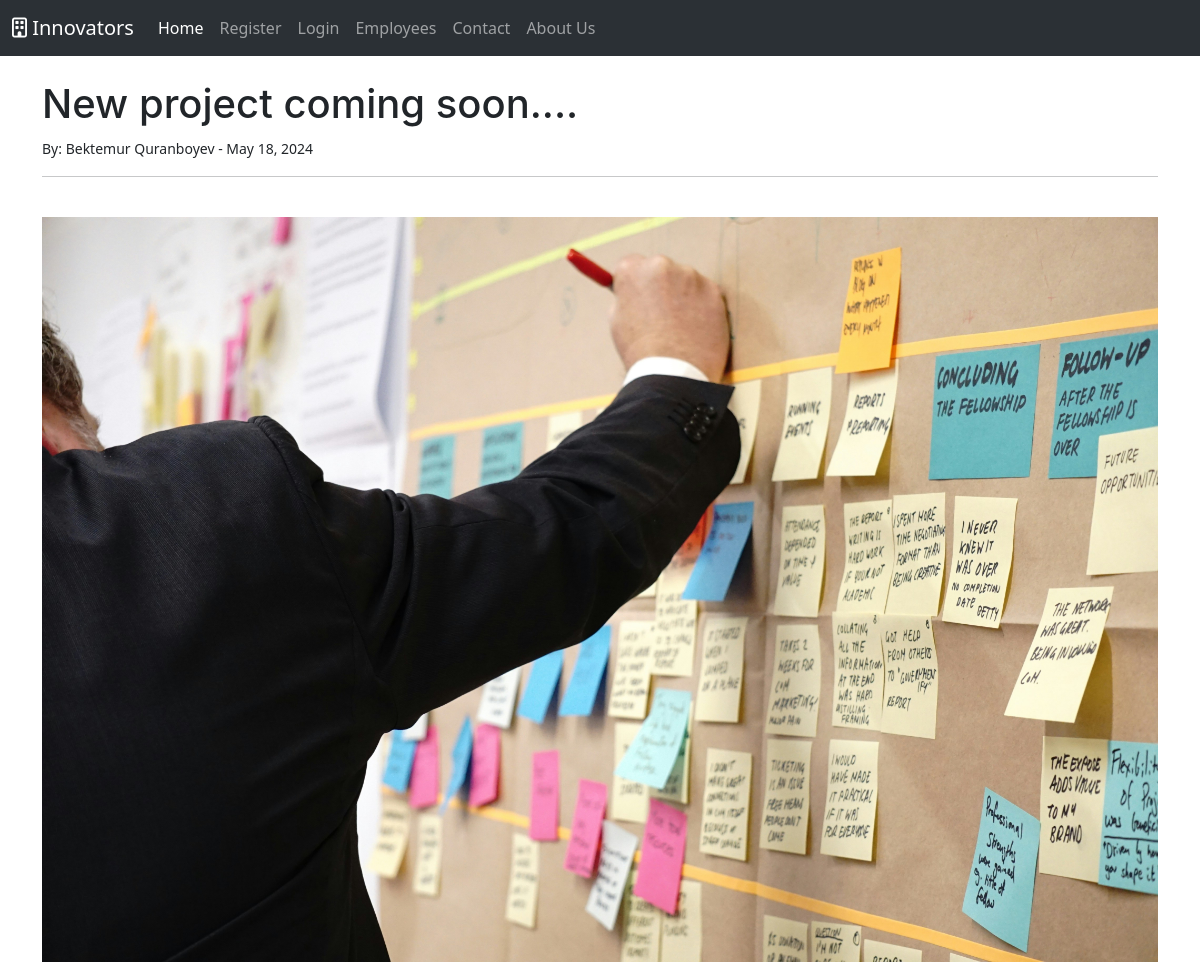
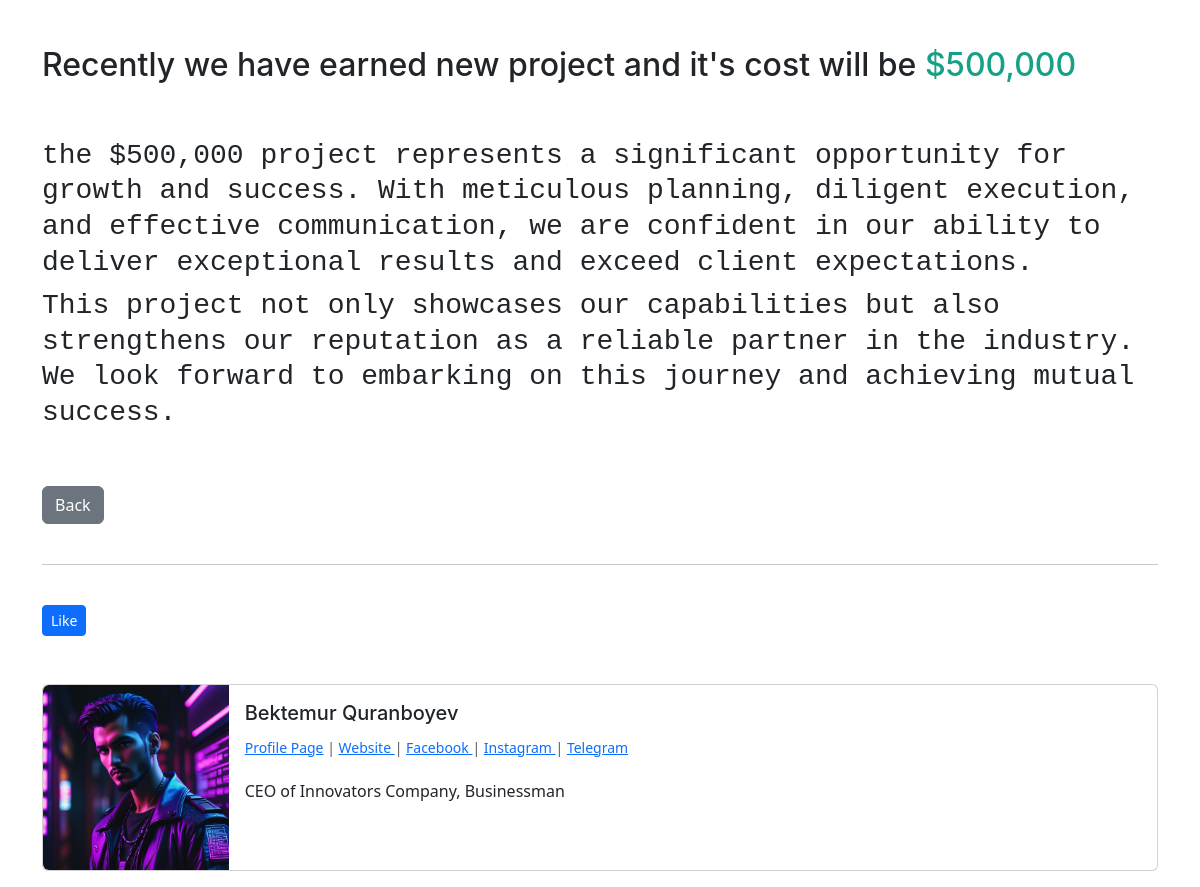
Page /post/44 on the committed database (2 pictures, top to bottom).
### theblog/models.py (models this page shows, shortened)
class Post(models.Model):
    title = models.CharField(max_length=255)
    header_image = models.ImageField(null=True, blank=True, upload_to="images/")
    title_tag = models.CharField(max_length=255)
    author = models.ForeignKey(User, on_delete=models.CASCADE)
    body = RichTextField(blank=True, null=True)
    post_date = models.DateField(auto_now_add=True)
    category = models.CharField(max_length=255, default='content')
    snippet = models.CharField(max_length=255)
    likes = models.ManyToManyField(User, related_name='blog_posts')

class Profile(models.Model):
     user = models.OneToOneField(User, null=True, on_delete=models.CASCADE)
     bio = models.TextField()
     profile_pic = models.ImageField(null=True, blank=True, upload_to="images/profile")
     website_url = models.CharField(max_length=255, null=True, blank=True)
     facebook_url = models.CharField(max_length=255, null=True, blank=True)
     instagram_url = models.CharField(max_length=255, null=True, blank=True)
     telegram_url = models.CharField(max_length=255, null=True, blank=True)

### theblog/views.py (the view)
# urls.py: path('post/<int:pk>', PostDetailView.as_view(), name='post-detail'),
class PostDetailView(DetailView):
    model = Post
    template_name = 'post_detail.html'

### theblog/templates/post_detail.html (shortened to what this page needs)
{% extends 'base.html' %}
{% load static %}
{% block content %}
<h1>{{ post.title }}</h1>
<small>By:
  {{ post.author.first_name}}
  {{ post.author.last_name}} -
  {{ post.post_date}}
</small><br />
<hr>
<br />
{% if post.header_image %}
<img src="{{ post.header_image.url }}" style="max-width: 100%; height: auto; display: block; margin: 0 auto;">
<br></br>
{% endif %}
{{post.body|safe }}
<br><br />
<a href="{% url 'home' %}" class="btn btn-secondary">Back</a>
<br></br>
<hr>
<br/>
<form action="{% url 'like_post' post.pk %}" method="POST">
  {% if liked %}
  <button type="submit" , name="post_id" , value="{{ post.id }}" , class="btn btn-danger btn-sm">Unlike</button>
  {% else %}
  <button type="submit" , name="post_id" , value="{{ post.id }}" , class="btn btn-primary btn-sm">Like</button>
  {% endif %}
</form>
<br> <br>
<div class="card mb-3">
  <div class="row g-0">
    <div class="col-md-2">
      {% if post.author.profile.profile_pic %}
      <img src="{{ post.author.profile.profile_pic.url }}" class="img-fluid rounded-start">
      {% else %}
      <img src="{% static 'theblog/images/defualt_profile_pic.png'  %}" class="img-fluid rounded-start">
      {% endif %}
    </div>
    <div class="col-md-10">
      <div class="card-body">
        <h5 class="card-title">
          {{ post.author.first_name}}
          {{ post.author.last_name}}
        </h5>
        <p class="card-text"><small class="text-body-secondary">
          {%  if post.author.profile.id %}
           <a href="{% url 'show_profile_page' post.author.profile.id %}">Profile Page</a>
           {% endif %}
          {% if post.author.profile.website_url %}
           | <a href="{{ post.author.profile.website_url}}"> Website </a>
            {% endif %}
            {% if post.author.profile.facebook_url %}
           | <a href="{{ post.author.profile.facebook_url}}"> Facebook </a>
            {% endif %}
            {% if post.author.profile.instagram_url %}
           | <a href="{{ post.author.profile.instagram_url}}"> Instagram </a>
            {% endif %}
            {% if post.author.profile.telegram_url %}
           | <a href="{{ post.author.profile.telegram_url}}"> Telegram </a>
            {% endif %}
          </small></p>
        <p class="card-text">{{ post.author.profile.bio}}</p>
      </div>
    </div>
  </div>
</div>
{% endblock %}

### theblog/templates/base.html (shortened to what this page needs)
<!doctype html>
<html lang="en">
<head>
    {% load static %}
     <link rel="stylesheet" type="text/css" href="{% static 'theblog/css/styles.css' %}">
  <link href="https://cdn.jsdelivr.net/npm/bootstrap@5.3.3/dist/css/bootstrap.min.css" rel="stylesheet"
>
</head>
<body>
  <nav class="navbar navbar-expand-lg bg-body-tertiary" data-bs-theme="dark">
    <div class="container-fluid">
      <a class="navbar-brand" aria-current="page" href="{% url 'about_page' %}"><i class="fa-regular fa-building"></i>  Innovators</a>
      <div class="collapse navbar-collapse" id="navbarSupportedContent">
        <ul class="navbar-nav me-auto mb-2 mb-lg-0">
          <li class="nav-item">
            <a class="nav-link active" aria-current="page" href="{% url 'home' %}">Home</a>
          </li>
          {% if user.is_authenticated %}
          <li class="nav-item">
            <a class="nav-link" href="{% url 'add_post' %}">Add Post</a>
          </li>
          <li class="nav-item">
            <a class="nav-link" href="{% url 'add_category' %}">Add Category</a>
          </li>
          <li class="nav-item">
            <a class="nav-link" href="{% url 'logout' %}">Logout</a>
          </li>
      <style>
      </style>
          {% else %}
          <li class="nav-item">
            <a class="nav-link about"
            href="{% url 'register' %}">Register</a>
          </li>
          <li class="nav-item">
            <a class="nav-link about"
             href="{% url 'login' %}">Login</a>
          </li>
          {% endif %}
          <li class="nav-item">
            <a class="nav-link about"
             href="{% url 'team_page' %}">Employees</a>
          </li>
          <li class="nav-item">
            <a class="nav-link about"
             href="{% url 'contact_page' %}">Contact</a>
          </li>
          <li class="nav-item">
            <a class="nav-link" href="{% url 'about_page' %}">About Us</a>
          </li>
        </ul>
      </div>
    </div>
  </nav>
  <br />
  <div class="container">
    {% block content %}
    {% endblock %}
  </div>
  </body>
</html>

### rows in the picture
Post: title "New project coming soon....", author.first_name "Bektemur", author.last_name "Quranboyev", post_date "May 18, 2024", header_image (picture), body "Recently we have earned new project and it's cost will be $500,000 the $500,000 project represents a significant opportunity for growth and success. With meticulous planning, diligent execution, and effective communication, we are confident in our ability to deliver exceptional results and exceed client expectations. This project not only showcases our capabilities but also strengthens our reputation as a reliable partner in the industry. We look forward to embarking on this journey and achieving mutual success.", author.profile.profile_pic (picture), author.profile.bio "CEO of Innovators Company, Businessman"
